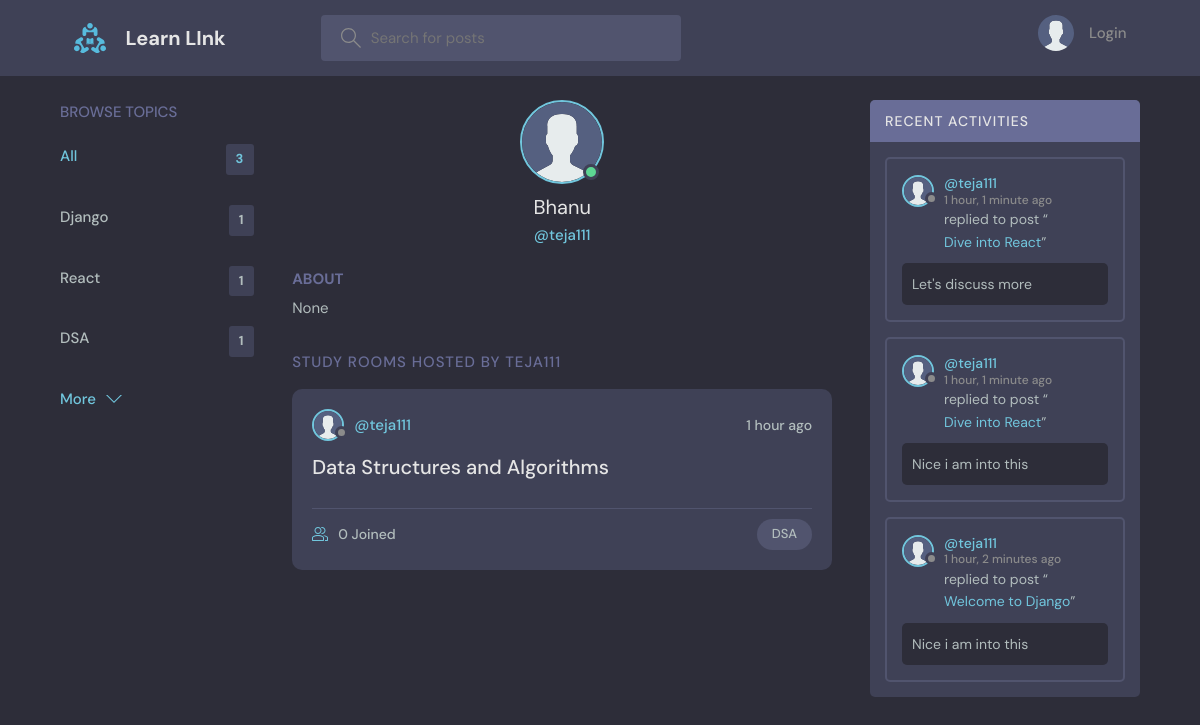
The app's page /profile/2/ with its own data.
### base/models.py (models this page shows, shortened)
class Topic(models.Model):
    name = models.CharField(max_length=200)

class User(AbstractUser):
    name = models.CharField(max_length=200, null=True)
    email = models.EmailField(unique=True, null=True)
    bio = models.TextField(null=True)
    avatar = models.ImageField(null=True, default="avatar.svg")
    USERNAME_FIELD = 'username'
    REQUIRED_FIELDS = ['email']

class Room (models. Model):
    host = models. ForeignKey(User, on_delete=models. SET_NULL, null=True)
    topic = models. ForeignKey(Topic, on_delete=models. SET_NULL, null=True)
    name = models.CharField(max_length=200)
    description = models.TextField(null=True, blank=True)
    participants = models.ManyToManyField(User, related_name='participants', blank = True)
    updated = models. DateTimeField(auto_now=True)
    created = models.DateTimeField(auto_now_add=True)
    class Meta:
        ordering = ['-updated', '-created']
    def __str__(self):
        return self.name

class Message (models. Model):
    user = models. ForeignKey(User, on_delete=models. CASCADE)
    room = models. ForeignKey(Room, on_delete=models. CASCADE)
    body = models. TextField()
    updated = models.DateTimeField(auto_now=True)
    created = models.DateTimeField(auto_now_add=True)
    class Meta:
        ordering = ['-updated', '-created']

### base/views.py (the view)
# urls.py: path('profile/<str:pk>/', views.userProfile, name="user-profile"),
def userProfile(request, pk):
    user = User.objects.get(id=pk)
    rooms = user.room_set.all()
    room_messages = user.message_set.all()
    topics = Topic.objects.all()
    context = {'user': user, 'rooms': rooms,
               'room_messages': room_messages, 'topics': topics}
    return render(request, 'base/profile.html', context)

### base/templates/base/profile.html (shortened to what this page needs)
{% extends 'main.html' %}
{% block content %}
<main class="profile-page layout layout--3">
  <div class="container">
    {% include 'base/topics_component.html' %}
    <div class="roomList">
      <div class="profile">
        <div class="profile__avatar">
          <div class="avatar avatar--large active">
            <img src="{{user.avatar.url}}" />
          </div>
        </div>
        <div class="profile__info">
          <h3>{{user.name}}</h3>
          <p>@{{user.username}}</p>
        </div>
        <div class="profile__about">
          <h3>About</h3>
          <p>
            {{user.bio}}
          </p>
        </div>
      </div>
      <div class="roomList__header">
        <div>
          <h2>Study Rooms Hosted by {{user.username}}</a>
          </h2>
        </div>
      </div>
      {% include 'base/feed_component.html' %}
    </div>
    {% include 'base/activity_component.html' %}
  </div>
</main>
{% endblock content %}

### templates/main.html (shortened to what this page needs)
<!DOCTYPE html>
{% load static%}
<html lang="en">
  <head>
    <link rel="stylesheet" href="{%static  'styles/style.css'%}" />
  </head>
  <body>
    {% include 'navbar.html' %}
    {% block content %}
    {% endblock %}
  </body>
</html>

### templates/navbar.html (shortened to what this page needs)
{% load static %}
<header class="header header--loggedIn">
  <div class="container">
    <a href="{% url 'home' %}" class="header__logo">
      <img src="{% static 'images/logo.svg' %}" />
      <h1>Learn LInk</h1>
    </a>
    <form class="header__search" method="GET" action="{% url 'home' %}">
      <label>
        <input name="q" placeholder="Search for posts" />
      </label>
    </form>
    <nav class="header__menu">
      {% if request.user.is_authenticated %}
      <div class="header__user">
        <a href="{% url 'user-profile' user.id %}">
          <div class="avatar avatar--medium active">
            <img src="{{request.user.avatar.url}}" />
          </div>
          <p>
            {{request.user.username}} <span>@{{request.user.username}}</span>
          </p>
        </a>
        <button class="dropdown-button">
          <svg
            version="1.1"
            xmlns="http://www.w3.org/2000/svg"
            width="32"
            height="32"
            viewBox="0 0 32 32"
          >
            <title>chevron-down</title>
            <path d="M16 21l-13-13h-3l16 16 16-16h-3l-13 13z"></path>
          </svg>
        </button>
      </div>
      {% else %}
      <a href="{% url 'login' %}">
        <img src="{% static 'images/avatar.svg' %}" />
        <p>Login</p>
      </a>
      {% endif %}
    </nav>
  </div>
</header>

### base/templates/base/topics_component.html
<div class="topics">
    <div class="topics__header">
        <h2>Browse Topics</h2>
    </div>
    <ul class="topics__list">
        <li>
            <a href="{% url 'home' %}" class="active">All <span>{{topics.count}}</span></a>
        </li>
        {% for topic in topics %}
        <li>
            <a href="{% url 'home' %}?q={{topic.name}}">{{topic.name}}<span>{{topic.room_set.all.count}}</span></a>
        </li>
        {% endfor %}
    </ul>
    <a class="btn btn--link" href="{% url 'topics' %}">
        More
        <svg version="1.1" xmlns="http://www.w3.org/2000/svg" width="32" height="32" viewBox="0 0 32 32">
            <title>chevron-down</title>
            <path d="M16 21l-13-13h-3l16 16 16-16h-3l-13 13z"></path>
        </svg>
    </a>
</div>

### base/templates/base/feed_component.html (shortened to what this page needs)
{% for room in rooms %}
<div class="roomListRoom">
    <div class="roomListRoom__header">
        <a href="{% url 'user-profile' room.host.id %}" class="roomListRoom__author">
            <div class="avatar avatar--small">
                <img src="{{room.host.avatar.url}}" />
            </div>
            <span>@{{room.host.username}}</span>
        </a>
        <div class="roomListRoom__actions">
            <span>{{room.created|timesince}} ago</span>
        </div>
    </div>
    <div class="roomListRoom__content">
        <a href="{% url 'room' room.id %}">{{room.name}}</a>
    </div>
    <div class="roomListRoom__meta">
        <a href="{% url 'room' room.id %}" class="roomListRoom__joined">
            {{room.participants.all.count}} Joined
        </a>
        <p class="roomListRoom__topic">{{room.topic.name}}</p>
    </div>
</div>
{% endfor %}

### base/templates/base/activity_component.html (shortened to what this page needs)
<div class="activities">
    <div class="activities__header">
        <h2>Recent Activities</h2>
    </div>
    {% for message in room_messages %}
    <div class="activities__box">
        <div class="activities__boxHeader roomListRoom__header">
            <a href="{% url 'user-profile' message.user.id %}" class="roomListRoom__author">
                <div class="avatar avatar--small">
                    <img src="{{message.user.avatar.url}}" />
                </div>
                <p>
                    @{{message.user.username}}
                    <span>{{message.created|timesince}} ago</span>
                </p>
            </a>
        </div>
        <div class="activities__boxContent">
            <p>replied to post “<a href="{% url 'room' message.room.id %}">{{message.room}}</a>”</p>
            <div class="activities__boxRoomContent">{{message.body}}</div>
        </div>
    </div>
    {% endfor %}
</div>

### records on screen
Topic: name "Django", room_set.all.count "1"
Topic: name "React", room_set.all.count "1"
Topic: name "DSA", room_set.all.count "1"
User: avatar (placeholder picture), name "Bhanu", username "teja111", bio "None", username "TEJA111"
Room: host.avatar (placeholder picture), host.username "teja111", created "1 hour", name "Data Structures and Algorithms", participants.all.count "0", topic.name "DSA"
Message: user.avatar (placeholder picture), user.username "teja111", created "1 hour, 1 minute", room "Dive into React", body "Let's discuss more"
Message: user.avatar (placeholder picture), user.username "teja111", created "1 hour, 1 minute", room "Dive into React", body "Nice i am into this"
Message: user.avatar (placeholder picture), user.username "teja111", created "1 hour, 2 minutes", room "Welcome to Django", body "Nice i am into this"

### other values on screen
{{ topics.count }} "3"
